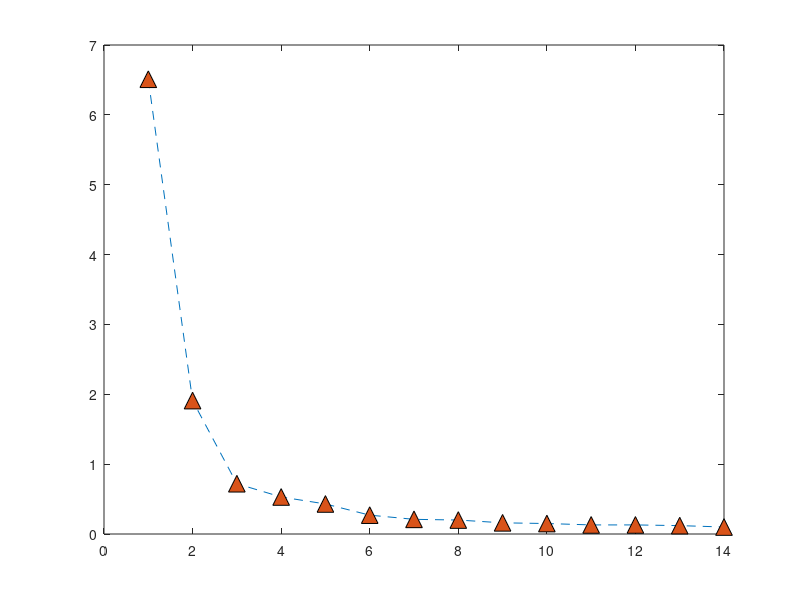

This chart was generated by the following MATLAB code: (Note: this script raises an error after producing the figure.)
clear;
close all;
%AS3959 firebrand mass flux horizontal distribution Scrub FDI100 BAL 12.5.

Firebrand_flux = [6.51	1.91	0.72	0.53	0.43	0.27	0.21	0.20	0.16	0.15	0.13	0.13	0.12	0.10];


plot([Firebrand_flux],'^--','MarkerSize',12,'MarkerEdgeColor','black','MarkerFaceColor',[0.8500 0.3250 0.0980]);

ax = gca;
ax.XTickLabels = {'x=132 m~138 m','x=138 m~144 m','x=144 m~150 m','x=150 m~ 156 m','x=156 m~162 m','x=162 m~168 m','x=168 m~174 m','x=174 m~180 m','x=180 m~186 m','x=186 m~192 m','x=192 m~198 m','x=198 m~204 m','x=204 m~210 m','x=210 m~216 m'};
%ax.XTickLabels = {'1','2','3','4','5','6','7','8','9','10','11','12','13','14'};
%ax.XTickLabels = {'x=132','x=138','x=144','x=150','x=156','x=162','x=168','x=174','x=180','x=186','x=192','x=198','x=204','x=210'};
grid on;


box on
xtickangle(45)
xlabel('Location of the horizontal plane','FontWeight','bold','FontSize',20,...
    'FontName','Calibri');
ylabel('Firebrand mass flux (kg.s^{-1})','FontWeight','bold','FontSize',20,...
    'FontName','Calibri');

set(gca,'fontsize',18);

legend('Firebrand mass flux on horizontal planes')